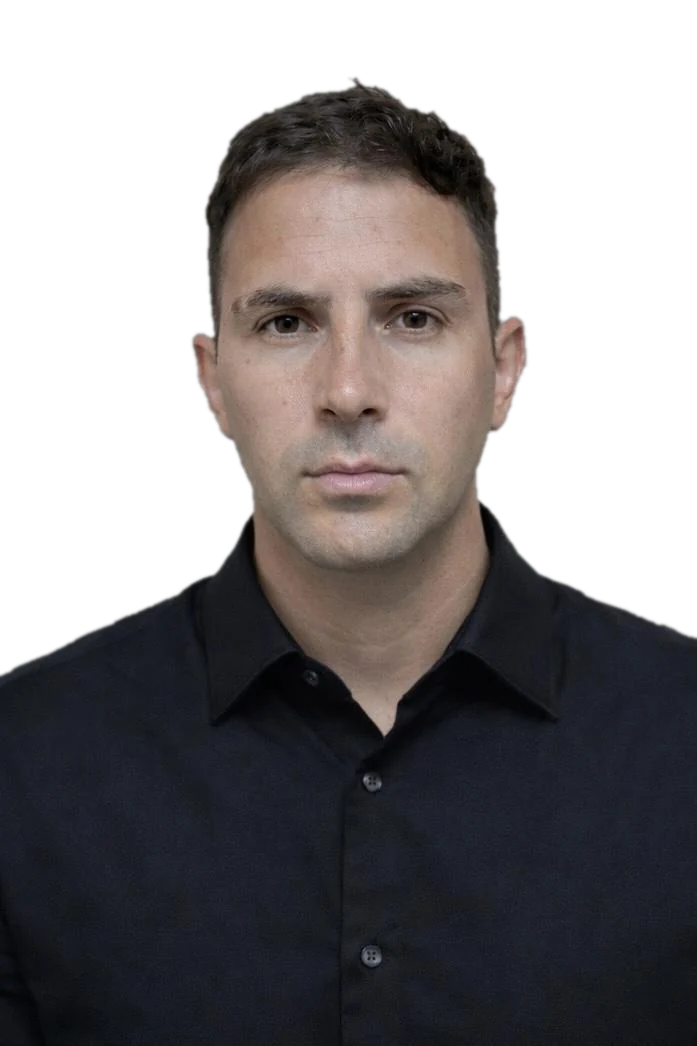
#> input picture assets/img/retrato-recorte.webp, 697 x 1046 px
$ python firma-retrato.py
#> lines starting #> are read from the running program, lines starting #| are printed output that depends on the picture
# Uso: python3 tools/imagenes/firma-retrato.py
#
# Genera la firma discreta del retrato: un recorte cuadrado de cabeza y hombros, en blanco y negro,
# sobre el fondo del sitio (#101315), en 96 y 192 px (AVIF y WebP). Parte de assets/img/retrato-recorte.webp.
# Salida: assets/img/retrato-firma-96.(avif|webp) y assets/img/retrato-firma.(avif|webp) (192 px).
import os
from PIL import Image, ImageEnhance, ImageOps

ROOT = os.path.dirname(os.path.dirname(os.path.dirname(os.path.abspath(__file__))))
IMG = os.path.join(ROOT, 'assets', 'img')
FONDO = (16, 19, 21, 255)  # --bg

src = Image.open(os.path.join(IMG, 'retrato-recorte.webp')).convert('RGBA')
#> src is the input picture: PIL image 697x1046 RGBA; mean R, G, B, A 107.4, 104.8, 106.2, 154.6
base = Image.new('RGBA', src.size, FONDO)
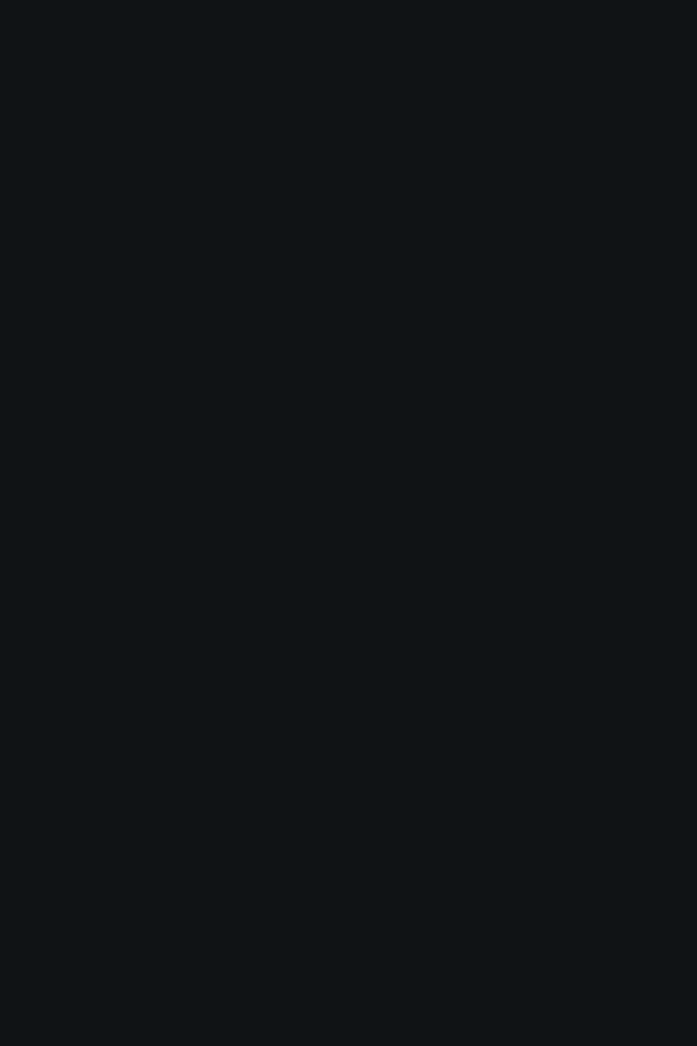
#> base: PIL image 697x1046 RGBA; mean R, G, B, A 16, 19, 21, 255
base.alpha_composite(src)
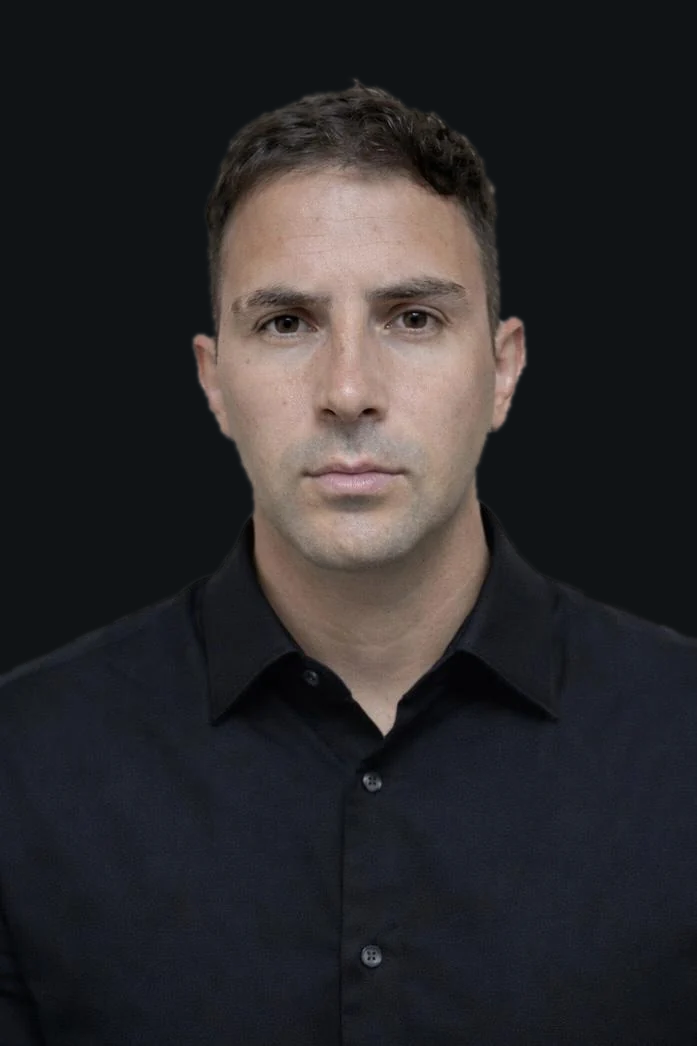
#> base: PIL image 697x1046 RGBA; mean R, G, B, A 43.4, 41.7, 43.5, 255
w, h = base.size
#> w = 697; h = 1046
cuadro = base.crop((0, 0, w, w)).convert('RGB')          # cabeza y hombros (la parte superior del retrato)
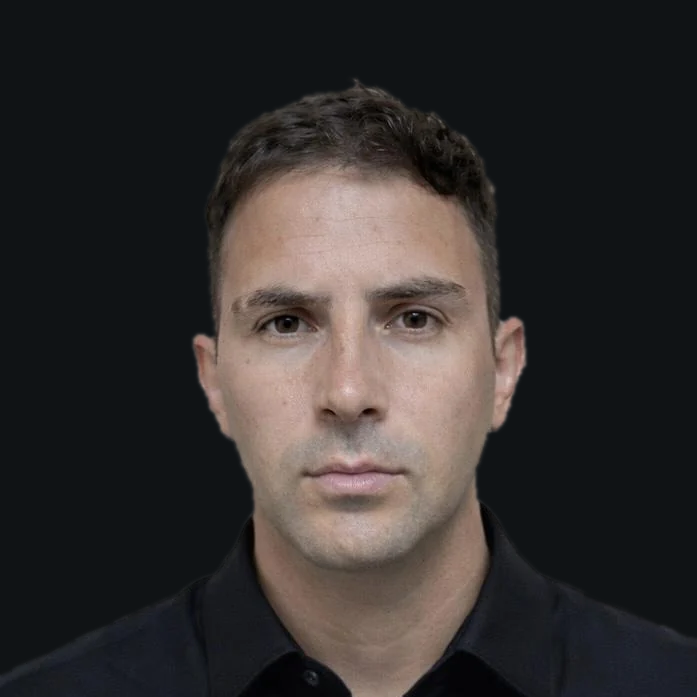
#> cuadro: PIL image 697x697 RGB; mean R, G, B 52, 47.9, 46.8
cuadro = ImageOps.grayscale(cuadro).convert('RGB')
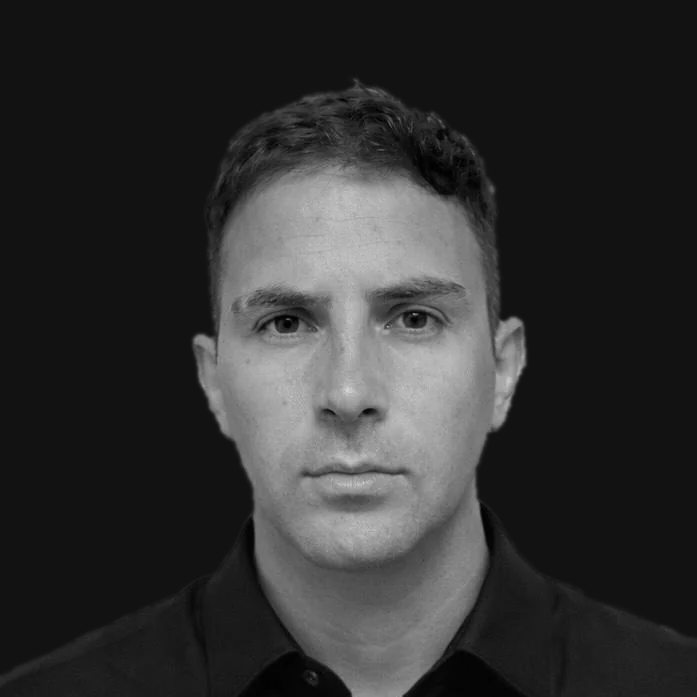
#> cuadro: PIL image 697x697 RGB; min 0, max 217, mean 48.8
cuadro = ImageEnhance.Brightness(cuadro).enhance(0.9)    # un poco más apagado: acompaña, no protagoniza

for size, name in ((96, 'retrato-firma-96'), (192, 'retrato-firma')):
    im = cuadro.resize((size, size), Image.LANCZOS)
#> (the run stopped early here; a loop or call above may not have finished)
